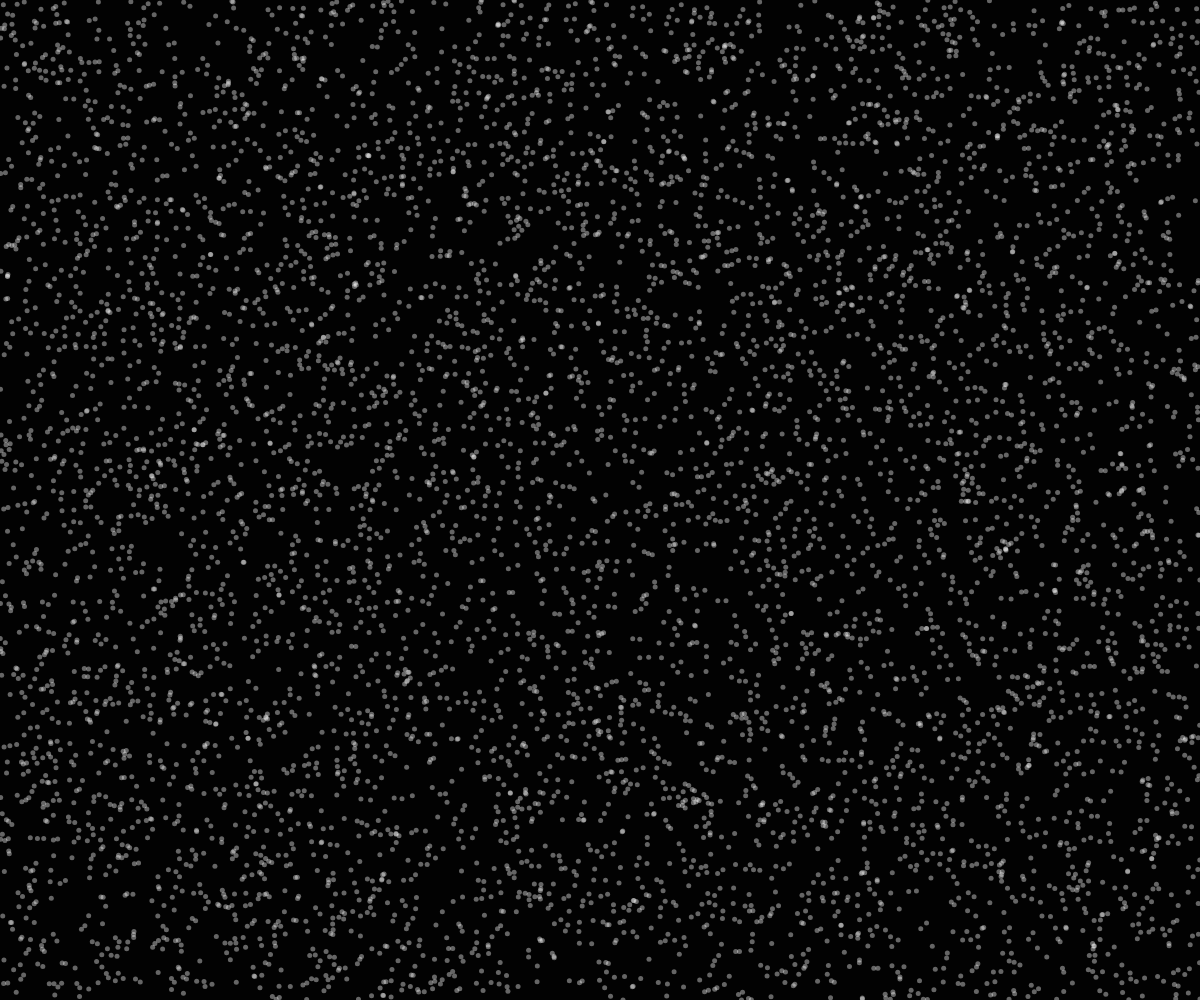
Frame 1 (no input)
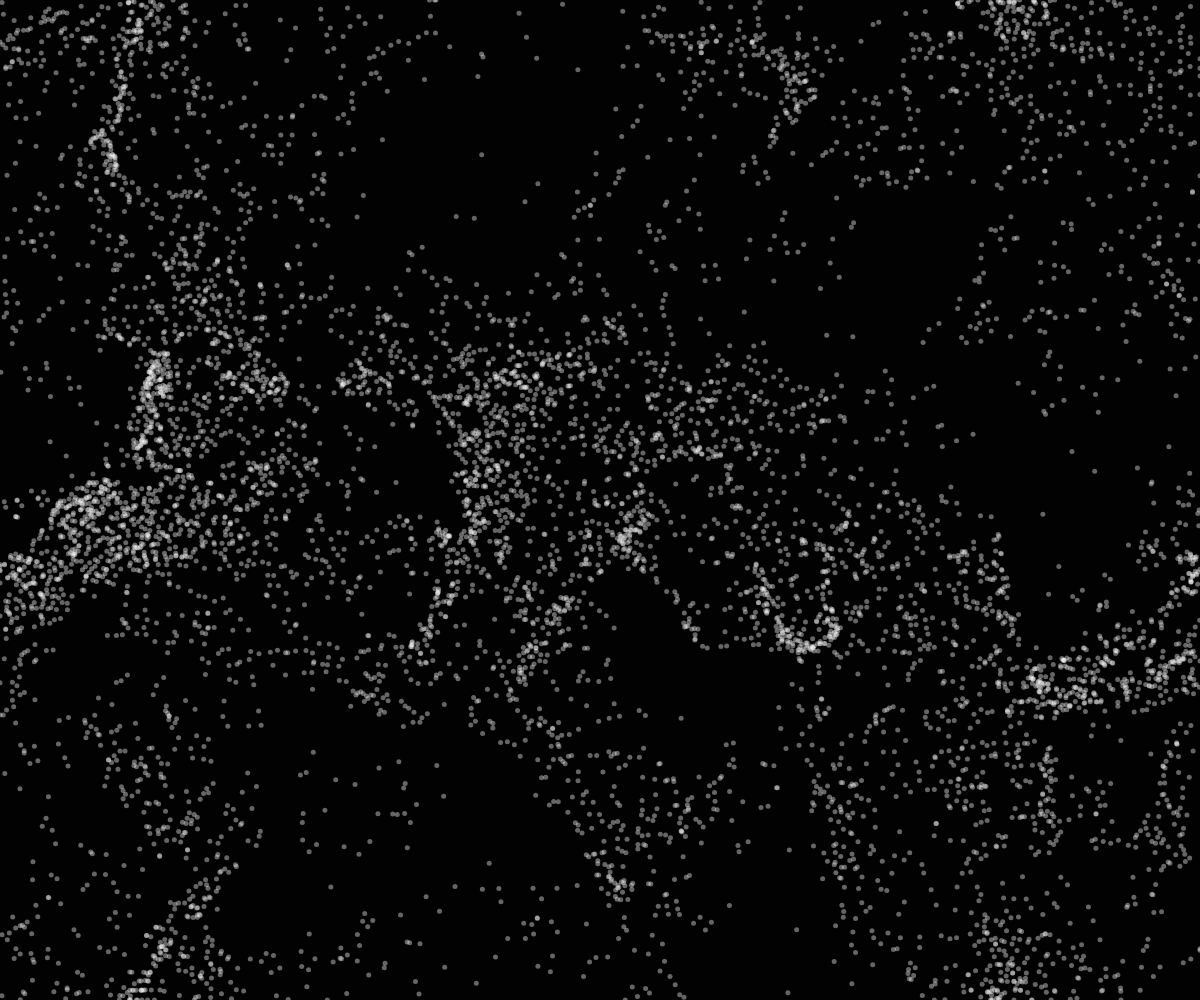
Frame 60 (no input)
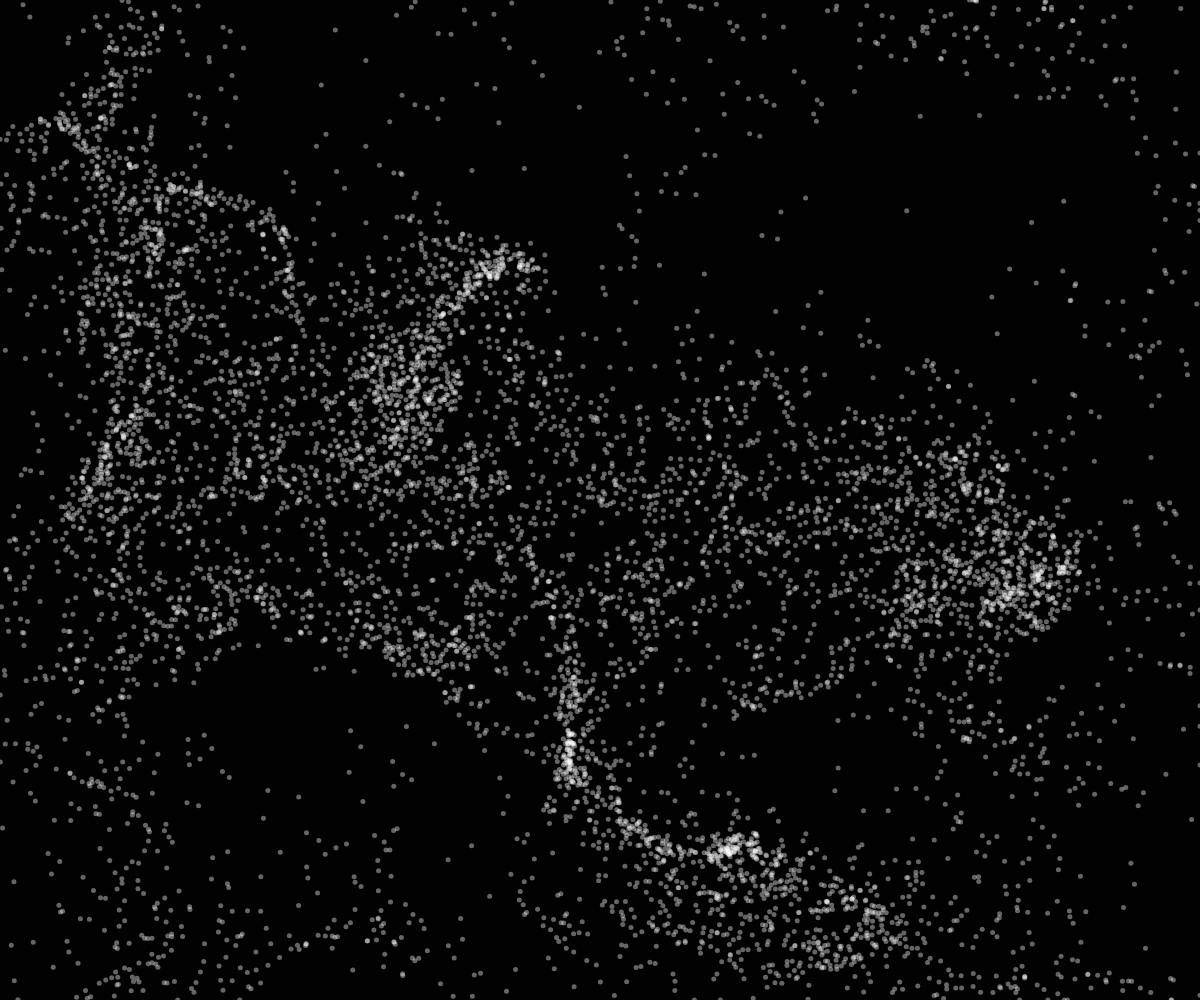
Frame 120 (the mouse pressed at the canvas centre since frame 60)

The p5.js sketch that drew these frames (run headless with seeded random() and noise() and a simulated clock; from frame 60 on, the mouse is pressed at the canvas centre):

// p5.js sketch
// ── sketch.js

var inc = 0.05;
var scl = 20;
var cols, rows;

var zoff = 0;

var fr;

var particles = [];
var flowfield;


function setup() {
  background(17);
  createCanvas(windowWidth, windowHeight);  // This will make the canvas full screen
  pixelDensity(1);
  cols = floor(width / scl);  // Use floor to ensure whole number
  rows = floor(height / scl); // Use floor to ensure whole number
  fr = createP('');

  flowfield = new Array(cols * rows);

  for (var i = 0; i < 7000; i++) {
    particles[i] = new Particle();
  }
}

function draw() {
  background(2);

 
  if (key == ' '){
    setup();
    key = 'a';
   
  }
 

  var yoff = 0;



  for (var y = 0; y < rows; y++) {
    var xoff = 0;
    for (var x = 0; x < cols; x++) {
      var index = x + y * cols;
      var angle = noise(xoff, yoff, zoff)* TWO_PI * 4;
      var v = p5.Vector.fromAngle(angle);
      v.setMag(0.7);
      flowfield[index] = v;
      xoff += inc;
      stroke(255, 50);
      strokeWeight(100);
      push();
      translate(x*scl,y*scl);
      rotate(v.heading());
      //line(0,0, scl, 0);
      pop();


    }
    yoff += inc;

    zoff += 0.00005;

  }

  for (var i  = 0; i  < particles.length; i++){
    particles[i].follow(flowfield);
    particles[i].edges();
    particles[i].show();
    particles[i].update();
   
  }

  

  
  fr.html(floor(frameRate()));

}

function windowResized() {
  resizeCanvas(windowWidth, windowHeight);
  cols = floor(windowWidth / scl);  // Recalculate columns
  rows = floor(windowHeight / scl); // Recalculate rows
  flowfield = new Array(cols * rows); // Reinitialize the flow field
}

// ── particle.js


function Particle(){
    this.pos = createVector(random(width),random(height));
    this.vel = createVector(0,0);
    this.acc = createVector(0,0);
    this.maxspeed = 10;
    this.prevPos = this.pos.copy();


    this.update = function() {
        this.vel.add(this.acc);
        this.vel.limit(this.maxspeed);
        this.pos.add(this.vel);
        this.acc.mult(0);

     
    }

    this.follow = function(vectors) {
        var x = floor(this.pos.x / scl);
        var y = floor(this.pos.y / scl);
        var index = x + y * cols;
        var force = vectors[index];
        this.applyForce(force);
    }

    this.applyForce = function(force){
        this.acc.add(force);
    }

    this.show = function() {
        strokeWeight(5);
        stroke(255, 100);
        point(this.pos.x, this.pos.y);
        this.updPrev();
    }

    this.updPrev = function(){
        this.prevPos.x = this.pos.x;
        this.prevPos.y = this.pos.y;
    }

    this.edges =  function() {
        if (this.pos.x > width){
         this.pos.x = 0;
         this.updPrev();
        }
        if (this.pos.x < 0){
            this.pos.x = width;
            this.updPrev();
        } 
        if (this.pos.y > height){
            this.pos.y = 0;
            this.updPrev();
        } 
        if (this.pos.y < 0){
            this.pos.y = height;
            this.updPrev();
        }
    }

}
// ── style.css
* {
    margin: 0;
    padding: 0;
    box-sizing: border-box;
    overflow-y: hidden;
    overflow-x: hidden;
    background-color: rgb(17,17,17);
}
